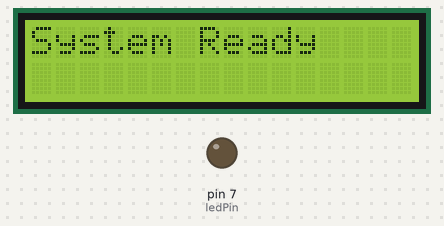
Bench run of a sketch on a simulated Arduino Uno, built with avr-gcc and run on an emulated ATmega328P. Shown: 16×2 character LCD, output pins drawn as LEDs (lit = HIGH). Storage starts empty; random numbers use the default seed unless the sketch sets one; what the sketch prints to the serial monitor is not drawn.

Above: at 1.2 s.
At 2.2 s:
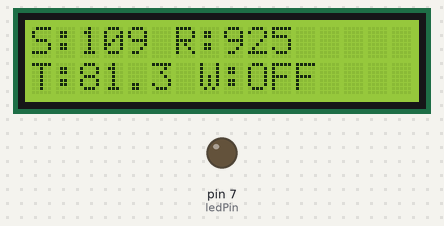
At 18.3 s:
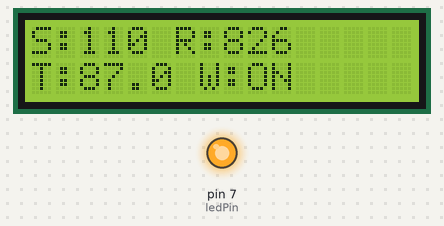
At 34.5 s:
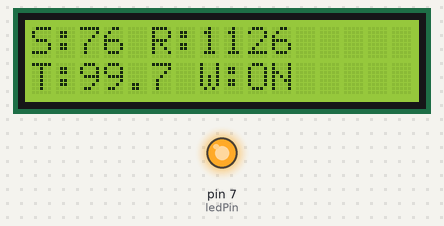
Timing chart, 0 to 37.9 s (numbered marks = the images above):
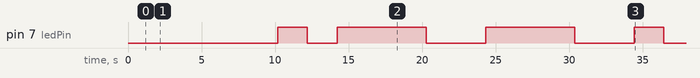

Measured:
- by itself, pin 7 (ledPin): LOW → HIGH at 10.2 s, → LOW 2.0 s later, → HIGH 2.0 s later, → LOW 6.1 s later, … (8 changes in this stretch)
- what the display in image 0 shows lasts 1.0 s, from 1.1 s to 2.1 s
- what the display in image 1 shows lasts 2.0 s, from 2.1 s to 4.1 s

The sketch:

V7_LCD_Dashboard.ino
```cpp
// V7: vehicle logger with LCD

#include <SPI.h>
#include <SD.h>
#include <LiquidCrystal.h>

const int sdPin = 10;
const int ledPin = 7;
const char fileName[] = "vehicle.csv";

LiquidCrystal lcd(2, 3, 4, 5, 6, 8);    //tell Arduino board the corresponding pins that are connected to

int speed = 0;
int rpm = 0;
float temp = 0;
float voltage = 0;

byte getChecksum(String line) {
  byte sum = 0;

  for (int i = 0; i < line.length(); i++) {
    sum += line[i];
  }

  return sum;
}

void setup() {
  Serial.begin(9600);
  delay(1000);

  pinMode(ledPin, OUTPUT);

  lcd.begin(16, 2);
  lcd.print("Vehicle Project");
  lcd.setCursor(0, 1);    //start printing from column 0 row 1
  lcd.print("Starting...");

  if (!SD.begin(sdPin)) {
    Serial.println("SD card failed");

    lcd.clear();
    lcd.print("SD card failed");

    while (true) {
    }
  }

  if (!SD.exists(fileName)) {
    File file = SD.open(fileName, FILE_WRITE);

    if (file) {
      file.println("time_ms,speed,rpm,temp,voltage,warning,checksum");
      file.close();
    }
  }

  Serial.println("time_ms,speed,rpm,temp,voltage,warning,checksum");

  lcd.clear();
  lcd.print("System Ready");
  delay(1000);
}

void loop() {
  speed = random(0, 121);
  rpm = random(800, 4501);
  temp = random(700, 1060) / 10.0;
  voltage = random(115, 131) / 10.0;

  bool warning = false;

  if (temp >= 100.0 || voltage < 12.0) {
    warning = true;
  }

  if (warning) {
    digitalWrite(ledPin, HIGH);
  } else {
    digitalWrite(ledPin, LOW);
  }

  String warningText = "";

  if (warning) {
    warningText = "ON";
  } else {
    warningText = "OFF";
  }

  String line = "";
  line += String(millis());
  line += ",";
  line += String(speed);
  line += ",";
  line += String(rpm);
  line += ",";
  line += String(temp);
  line += ",";
  line += String(voltage);
  line += ",";
  line += warningText;

  byte checksum = getChecksum(line);

  String finalLine = line + "," + String(checksum);

  Serial.println(finalLine);

  File file = SD.open(fileName, FILE_WRITE);

  if (file) {
    file.println(finalLine);
    file.close();
  } else {
    Serial.println("could not open file");
  }

  lcd.clear();

  lcd.setCursor(0, 0);
  lcd.print("S:");
  lcd.print(speed);
  lcd.print(" R:");
  lcd.print(rpm);

  lcd.setCursor(0, 1);
  lcd.print("T:");
  lcd.print(temp, 1);
  lcd.print(" W:");
  lcd.print(warningText);

  delay(2000);
}
```
